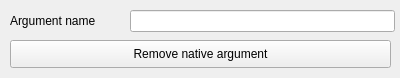
<?xml version="1.0" encoding="UTF-8"?>
<ui version="4.0">
 <class>remove_native_window</class>
 <widget class="QWidget" name="remove_native_window">
  <property name="geometry">
   <rect>
    <x>0</x>
    <y>0</y>
    <width>400</width>
    <height>78</height>
   </rect>
  </property>
  <property name="windowTitle">
   <string>Remove native argument</string>
  </property>
  <widget class="QLabel" name="argument_name_label">
   <property name="geometry">
    <rect>
     <x>10</x>
     <y>10</y>
     <width>101</width>
     <height>22</height>
    </rect>
   </property>
   <property name="text">
    <string>Argument name</string>
   </property>
  </widget>
  <widget class="QLineEdit" name="argument_name_edit">
   <property name="geometry">
    <rect>
     <x>130</x>
     <y>10</y>
     <width>265</width>
     <height>22</height>
    </rect>
   </property>
  </widget>
  <widget class="QPushButton" name="remove_native_button">
   <property name="geometry">
    <rect>
     <x>10</x>
     <y>40</y>
     <width>381</width>
     <height>28</height>
    </rect>
   </property>
   <property name="text">
    <string>Remove native argument</string>
   </property>
  </widget>
 </widget>
 <resources/>
 <connections/>
</ui>
